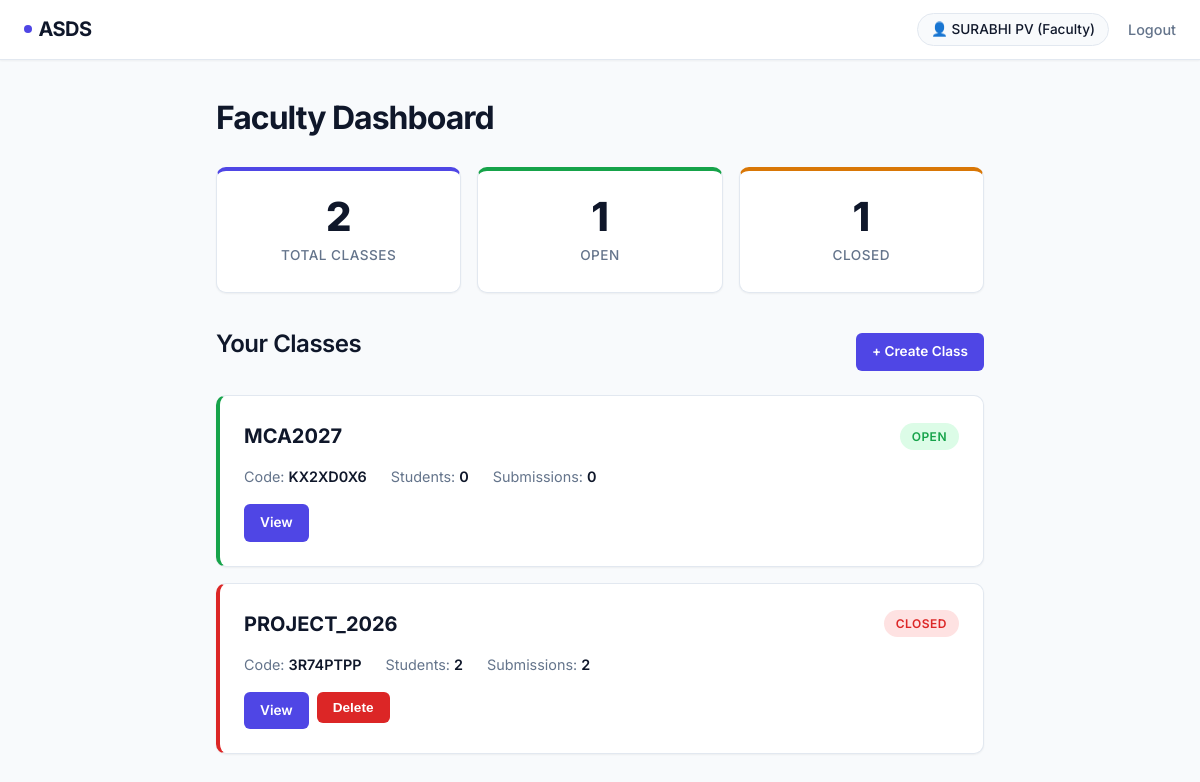
The app's page /faculty/dashboard (signed in) with its own data.
### app/models.py (models this page shows, shortened)
class User(UserMixin, db.Model):
    id = db.Column(db.Integer, primary_key=True)
    username = db.Column(db.String(80), unique=True, nullable=False)
    name = db.Column(db.String(150), nullable=False, default='')
    email = db.Column(db.String(120), unique=True, nullable=False)
    password_hash = db.Column(db.String(256), nullable=False)
    role = db.Column(db.String(20), nullable=False)  # 'faculty' or 'student'
    created_at = db.Column(db.DateTime, default=datetime.utcnow)
    classes_created = db.relationship('Class', backref='faculty', lazy=True)
    submissions = db.relationship('Submission', backref='student', lazy=True)
    joined_classes = db.relationship(
        'Class', secondary=class_students,
        backref=db.backref('students', lazy=True)
    )

class Class(db.Model):
    id = db.Column(db.Integer, primary_key=True)
    name = db.Column(db.String(150), nullable=False)
    code = db.Column(db.String(20), unique=True, nullable=False)
    faculty_id = db.Column(db.Integer, db.ForeignKey('user.id'), nullable=False)
    is_open = db.Column(db.Boolean, default=True)
    created_at = db.Column(db.DateTime, default=datetime.utcnow)
    submissions = db.relationship('Submission', backref='class_', lazy=True)
    results = db.relationship('Result', backref='class_', lazy=True)

### app/faculty.py (the view)
@faculty.route('/dashboard')
@role_required('faculty')
def dashboard():
    classes = Class.query.filter_by(faculty_id=current_user.id).order_by(Class.created_at.desc()).all()
    total = len(classes)
    open_count = sum(1 for c in classes if c.is_open)
    closed_count = total - open_count
    return render_template('faculty/dashboard.html',
                           classes=classes,
                           total=total,
                           open_count=open_count,
                           closed_count=closed_count)

### app/__init__.py (called while the page is built)
@login_manager.user_loader
def load_user(user_id):
    return User.query.get(int(user_id))

### app/auth.py (called while the page is built)
def role_required(role):
    def decorator(f):
        @wraps(f)
        @login_required
        def wrapped(*args, **kwargs):
            if current_user.role != role:
                flash('Access denied.', 'error')
                return redirect(url_for('main.index'))
            return f(*args, **kwargs)
        return wrapped
    return decorator

### app/templates/faculty/dashboard.html (shortened to what this page needs)
{% extends "base.html" %}
{% block content %}
<h1>Faculty Dashboard</h1>
<div class="stats-row">
    <div class="stat-card">
        <span class="stat-number">{{ total }}</span>
        <span class="stat-label">Total Classes</span>
    </div>
    <div class="stat-card">
        <span class="stat-number">{{ open_count }}</span>
        <span class="stat-label">Open</span>
    </div>
    <div class="stat-card">
        <span class="stat-number">{{ closed_count }}</span>
        <span class="stat-label">Closed</span>
    </div>
</div>
<div class="section-header">
    <h2>Your Classes</h2>
    <a href="{{ url_for('faculty.create_class') }}" class="btn btn-sm">+ Create Class</a>
</div>
{% if classes %}
{% for cls in classes %}
<div class="class-card {{ 'is-open' if cls.is_open else 'is-closed' }}">
    <div class="class-card-header">
        <h3>{{ cls.name }}</h3>
        <span class="badge {{ 'badge-open' if cls.is_open else 'badge-closed' }}">
            {{ 'Open' if cls.is_open else 'Closed' }}
        </span>
    </div>
    <div class="class-card-info">
        <span>Code: <strong>{{ cls.code }}</strong></span>
        <span>Students: <strong>{{ cls.students | length }}</strong></span>
        <span>Submissions: <strong>{{ cls.submissions | length }}</strong></span>
    </div>
    <div class="class-card-actions">
        <a href="{{ url_for('faculty.class_detail', code=cls.code) }}" class="btn btn-sm">View</a>
        {% if not cls.is_open %}
        <form method="POST" action="{{ url_for('faculty.delete_class', code=cls.code) }}" style="display:inline;"
            onsubmit="return confirm('Delete this class? This cannot be undone.');">
            <button type="submit" class="btn btn-sm btn-danger">Delete</button>
        </form>
        {% endif %}
    </div>
</div>
{% endfor %}
{% else %}
<p class="empty-msg">No classes yet. Create one to get started!</p>
{% endif %}
{% endblock %}

### app/templates/base.html (shortened to what this page needs)
<!DOCTYPE html>
<html lang="en">
<head>
    <link rel="stylesheet" href="{{ url_for('static', filename='css/style.css') }}">
</head>
<body>
    <nav>
        <div class="nav-brand">
            <a href="{{ url_for('main.index') }}">ASDS</a>
        </div>
        <div class="nav-links">
            {% if current_user.is_authenticated %}
            <span class="nav-user">👤 {{ current_user.name }} ({{ current_user.role | capitalize }})</span>
            <a href="{{ url_for('auth.logout') }}">Logout</a>
            {% else %}
            <a href="{{ url_for('auth.login') }}">Login</a>
            <a href="{{ url_for('auth.register') }}">Register</a>
            {% endif %}
        </div>
    </nav>
    <main>
        {% block content %}{% endblock %}
    </main>
</body>
</html>

### app/static/css/style.css (style rules this page uses)
:root { --font-sans: 'Inter', system-ui, -apple-system, sans-serif; --primary: #4f46e5; --primary-hover: #4338ca; --bg-body: #f8fafc; --surface: #ffffff; --border: #e2e8f0; --text-main: #0f172a; --text-muted: #64748b; --success: #16a34a; --success-bg: #dcfce7; --danger: #dc2626; --danger-bg: #fee2e2; --warning: #d97706; --warning-bg: #fef3c7; --shadow-sm: 0 1px 2px 0 rgba(0, 0, 0, 0.05); --shadow-md: 0 4px 6px -1px rgba(0, 0, 0, 0.1), 0 2px 4px -1px rgba(0, 0, 0, 0.06); --radius-md: 6px; --radius-lg: 10px; --transition: all 0.2s ease; }
* { margin: 0; padding: 0; box-sizing: border-box; }
body { font-family: var(--font-sans); line-height: 1.6; color: var(--text-main); background-color: var(--bg-body); -webkit-font-smoothing: antialiased; }
nav { background: var(--surface); padding: 0.8rem 1.5rem; display: flex; justify-content: space-between; align-items: center; border-bottom: 1px solid var(--border); box-shadow: var(--shadow-sm); position: sticky; top: 0; z-index: 10; }
.nav-brand a { color: var(--text-main); text-decoration: none; font-size: 1.25rem; font-weight: 700; letter-spacing: -0.5px; display: flex; align-items: center; gap: 0.4rem; }
.nav-brand a::before { content: ''; display: block; width: 8px; height: 8px; background: var(--primary); border-radius: 50%; }
.nav-links { display: flex; align-items: center; gap: 1.2rem; }
.nav-links a { color: var(--text-muted); text-decoration: none; font-size: 0.9rem; font-weight: 500; transition: var(--transition); }
.nav-user { display: inline-flex; align-items: center; gap: 0.5rem; padding: 0.3rem 0.8rem; background: var(--bg-body); border-radius: 20px; border: 1px solid var(--border); font-size: 0.85rem; font-weight: 500; color: var(--text-main); }
main { max-width: 800px; margin: 2rem auto; padding: 0 1rem; }
.btn { width: 100%; padding: 0.75rem 1.2rem; background: var(--primary); color: #fff; border: none; border-radius: var(--radius-md); font-size: 0.95rem; font-weight: 600; cursor: pointer; transition: var(--transition); text-align: center; display: inline-block; text-decoration: none; }
.btn-sm { width: auto; padding: 0.5rem 1rem; font-size: 0.85rem; }
.btn-danger { background: var(--danger); }
h1 { margin-bottom: 1.5rem; color: var(--text-main); font-weight: 700; letter-spacing: -1px; font-size: 2rem; }
h2 { color: var(--text-main); font-weight: 600; letter-spacing: -0.5px; margin-bottom: 1rem; }
.stats-row { display: flex; gap: 1rem; margin-bottom: 2rem; }
.stat-card { flex: 1; background: var(--surface); padding: 1.5rem; border-radius: var(--radius-lg); text-align: center; box-shadow: var(--shadow-sm); border: 1px solid var(--border); border-top: 4px solid var(--border); transition: var(--transition); }
.stat-card:nth-child(1) { border-top-color: var(--primary); }
.stat-card:nth-child(2) { border-top-color: var(--success); }
.stat-card:nth-child(3) { border-top-color: var(--warning); }
.stat-number { display: block; font-size: 2.5rem; font-weight: 800; color: var(--text-main); line-height: 1.1; margin-bottom: 0.2rem; }
.stat-label { font-size: 0.85rem; font-weight: 500; color: var(--text-muted); text-transform: uppercase; letter-spacing: 0.5px; }
.section-header { display: flex; justify-content: space-between; align-items: center; margin-bottom: 1rem; }
.class-card { background: var(--surface); padding: 1.5rem; border-radius: var(--radius-lg); margin-bottom: 1rem; box-shadow: var(--shadow-sm); border: 1px solid var(--border); border-left: 4px solid var(--border); transition: var(--transition); }
.class-card.is-open { border-left-color: var(--success); }
.class-card.is-closed { border-left-color: var(--danger); }
.class-card-header { display: flex; justify-content: space-between; align-items: center; margin-bottom: 0.8rem; }
.class-card-header h3 { margin: 0; font-size: 1.25rem; }
.class-card-info { display: flex; gap: 1.5rem; font-size: 0.9rem; color: var(--text-muted); margin-bottom: 1rem; }
.class-card-info strong { color: var(--text-main); font-weight: 600; }
.class-card-actions { display: flex; gap: 0.5rem; margin-top: 1rem; }
.badge { padding: 0.25rem 0.75rem; border-radius: 20px; font-size: 0.75rem; font-weight: 600; text-transform: uppercase; letter-spacing: 0.5px; }
.badge-open { background: var(--success-bg); color: var(--success); }
.badge-closed { background: var(--danger-bg); color: var(--danger); }

### records on screen
User: name "SURABHI PV", role "Faculty"
Class: name "MCA2027", is_open "OPEN", code "KX2XD0X6", students|length "0", submissions|length "0"
Class: name "PROJECT_2026", is_open "CLOSED", code "3R74PTPP", students|length "2", submissions|length "2"

### other values on screen
{{ total }} "2"
{{ open_count }} "1"
{{ closed_count }} "1"
